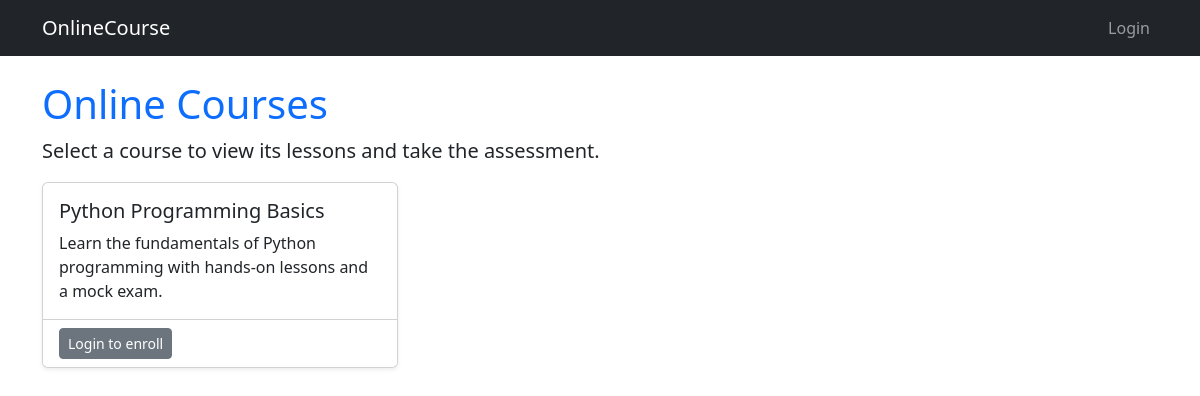
The page / on the database its author committed.
### onlinecourse/models.py (models this page shows, shortened)
class Course(models.Model):
    name = models.CharField(null=False, max_length=30, default='online course')
    image = models.ImageField(upload_to='course_images/', blank=True, null=True)
    description = models.CharField(max_length=1000, default='course description')
    pub_date = models.DateField(null=True, blank=True)
    instructors = models.ManyToManyField(Instructor, blank=True)
    users = models.ManyToManyField(
        settings.AUTH_USER_MODEL,
        through='Enrollment',
        blank=True,
    )
    total_enrollment = models.IntegerField(default=0)
    is_enrolled = False

### onlinecourse/views.py (the view)
# urls.py: path('', views.index, name='index'),
def index(request):
    course_list = Course.objects.all()
    context = {'course_list': course_list}
    return render(request, 'onlinecourse/course_list_bootstrap.html', context)

### onlinecourse/templates/onlinecourse/course_list_bootstrap.html
{% extends "onlinecourse/base.html" %}
{% block content %}
<div class="row">
    <div class="col-md-12">
        <h1 class="text-primary">Online Courses</h1>
        <p class="lead">Select a course to view its lessons and take the assessment.</p>
    </div>
</div>
<div class="row">
    {% for course in course_list %}
    <div class="col-md-4 mb-4">
        <div class="card h-100 shadow-sm">
            <div class="card-body">
                <h5 class="card-title">{{ course.name }}</h5>
                <p class="card-text">{{ course.description }}</p>
            </div>
            <div class="card-footer bg-white">
                {% if user.is_authenticated %}
                    <a href="{% url 'onlinecourse:enroll' course.id %}" class="btn btn-success btn-sm">Enroll</a>
                    <a href="{% url 'onlinecourse:course_details' course.id %}" class="btn btn-primary btn-sm">Course Details</a>
                {% else %}
                    <a href="{% url 'onlinecourse:login' %}" class="btn btn-secondary btn-sm">Login to enroll</a>
                {% endif %}
            </div>
        </div>
    </div>
    {% empty %}
    <div class="col-md-12">
        <div class="alert alert-warning">No courses are available.</div>
    </div>
    {% endfor %}
</div>
{% endblock %}

### rows shown on the page
Course: name "Python Programming Basics", description "Learn the fundamentals of Python programming with hands-on lessons and a mock exam."
